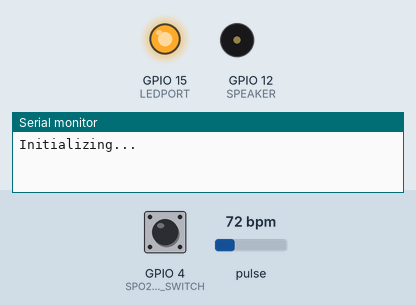
Recording of a sketch running on a simulated ESP32. Shown: output pins drawn as LEDs (lit = HIGH), buzzer (waves = sounding), the last lines printed to the serial monitor. Inputs (shaded band) come from the test bench; at power-on: pulse 72 bpm, GPIO 4 (SPO2_HRM_SWITCH) HIGH. Nothing arrives over Bluetooth unless stated; a phone connects over Bluetooth LE 3 s after start.

Above: at 0.66 s.
At 1.7 s:
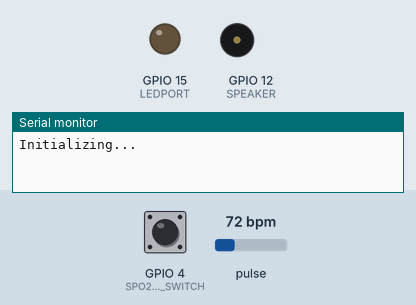
1.8 s: pulse set to 42 bpm
6.2 s: pulse set to 46 bpm
At 7.0 s:
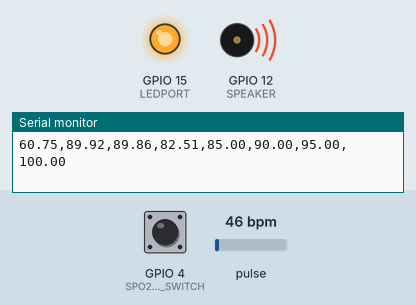
Timing chart, 0 to 18.5 s (numbered marks = the images above; inputs shaded):
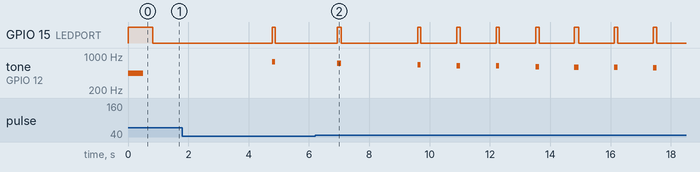

The sketch:

ESP32_MAX30102_simple-SpO2_plotter-BLE.ino
```cpp
// (licence header left out)
#include <Wire.h>
#include "MAX30105.h" //sparkfun MAX3010X library
MAX30105 particleSensor;

//CUSTOM DEFINITION
//#define TFT_DISPLAY // for 320x240 ILI9341 TFT display via SPI
//#define MAX30105 //if you have Sparkfun's MAX30105 breakout board , try #define MAX30105
//#define DEEPSLEEP // TIMEOUT or TOUCH to go to SLEEP for TFT_DISPLAY

#define BLE

#ifdef TFT_DISPLAY
#include "FS.h"
#include <SPI.h>
#include <TFT_eSPI.h>
TFT_eSPI tft = TFT_eSPI();
#endif

#define TIMEOUT 30 //Time out second to sleep
//HARDWARE DEFINITION
#define LED_SOUND_INDICATOR
#define LEDPORT         GPIO_NUM_15
#define SPO2_HRM_SWITCH GPIO_NUM_4
#define SPEAKER         GPIO_NUM_12
#define LCD_BACKLIGHT GPIO_NUM_32
#define WAKEUP_SLEEP GPIO_NUM_33
#define BOOTSOUND 440 //Hz
#define BLIPSOUND 440*2 //Hz A
// beep sounder
#define LEDC_CHANNEL_2     2
#define LEDC_TIMER_13_BIT  13
#define LEDC_BASE_FREQ     5000

#ifdef BLE
#include <BLEDevice.h>
#include <BLEUtils.h>
#include <BLEServer.h>
#include <BLE2902.h>

byte SpO2_data[8] = {0b00000110, 0, 0, 0, 0, 0, 0, 0}; //8bit SpO2 data , no extended data , defined in 0x2A37
bool _BLEClientConnected = false;
#define SpO2Service BLEUUID((uint16_t)0x180D)
BLECharacteristic SpO2MeasurementCharacteristics(BLEUUID((uint16_t)0x2A37), BLECharacteristic::PROPERTY_NOTIFY);
BLEDescriptor SpO2Descriptor(BLEUUID((uint16_t)0x2901));

class MyServerCallbacks : public BLEServerCallbacks {
    void onConnect(BLEServer* pServer) {
      _BLEClientConnected = true;
    };
    void onDisconnect(BLEServer* pServer) {
      _BLEClientConnected = false;
    }
};
/*
  BLE peripheral (server) initialization
*/
void Init_BLE_as_HeartRateMonitor() {
  //  Serial.println("Initializing...BLE as a heart rate monitor service 0x2A37");
  //  Serial.println("Smartphone application for smartphone can be used to monitor SpO2 as bpm");
  BLEDevice::init("simple SpO2 plotter");
  // Create the BLE Server
  BLEServer *pServer = BLEDevice::createServer();
  pServer->setCallbacks(new MyServerCallbacks());
  // Create the BLE Service
  BLEService *pSpO2 = pServer->createService(SpO2Service);
  pSpO2->addCharacteristic(&SpO2MeasurementCharacteristics);
  SpO2Descriptor.setValue("use % instead of BPM");
  SpO2MeasurementCharacteristics.addDescriptor(&SpO2Descriptor);
  SpO2MeasurementCharacteristics.addDescriptor(new BLE2902());
  pServer->getAdvertising()->addServiceUUID(SpO2Service);
  pSpO2->start();
  pServer->getAdvertising()->start();// Start advertising
}
#endif
double aveRed = 0;//DC component of RED signal
double aveIr = 0;//DC component of IR signal
double sumIrRMS = 0; //sum of IR square
double sumRedRMS = 0; // sum of RED square
unsigned int i = 0; //loop counter
#define SUM_CYCLE 100
int Num = SUM_CYCLE ; //calculate SpO2 by this sampling interval
double eSpO2 = 95.0;//initial value of estimated SpO2
double fSpO2 = 0.7; //filter factor for estimated SpO2
double fRate = 0.95; //low pass filter for IR/red LED value to eliminate AC component

#define TIMETOBOOT 3000 // wait for this time(msec) to output SpO2
#define SCALE 88.0 //adjust to display heart beat and SpO2 in Arduino serial plotter at the same time
#define SAMPLING 1 //if you want to see heart beat more precisely , set SAMPLING to 1
#define FINGER_ON 50000 // if ir signal is lower than this , it indicates your finger is not on the sensor
#define MINIMUM_SPO2 80.0
#define MAX_SPO2 100.0
#define MIN_SPO2 80.0
void sleepSensor() {
  //Setup to sense a nice looking saw tooth on the plotter
  byte ledBrightness = 0; //Options: 0=Off to 255=50mA
  byte sampleAverage = 4; //Options: 1, 2, 4, 8, 16, 32
  byte ledMode = 2; //Options: 1 = Red only, 2 = Red + IR, 3 = Red + IR + Green
  //Options: 1 = IR only, 2 = Red + IR on MH-ET LIVE MAX30102 board
  int sampleRate = 200; //Options: 50, 100, 200, 400, 800, 1000, 1600, 3200
  int pulseWidth = 411; //Options: 69, 118, 215, 411
  int adcRange = 16384; //Options: 2048, 4096, 8192, 16384
  // Set up the wanted parameters
  particleSensor.setup(ledBrightness, sampleAverage, ledMode, sampleRate, pulseWidth, adcRange); //Configure sensor with these settings
}

#ifdef TFT_DISPLAY
#define LCD_WIDTH 320
#define LCD_HIGHT 240
#define BOTTOM_IR_SIGNAL 85.0
//#define SCALE_FOR_PULSE 20.0
#define SCALE_FOR_PULSE 15.0
#define TEXT_START_X 30
#define TEXT_START_Y 30
#define FIGURE_OFFSET_Y 70

void gotoSleep() {
  Serial.println("Go to sleep");
  tft.setTextSize(3); tft.setTextColor(TFT_YELLOW);
  tft.setCursor(TEXT_START_X, TEXT_START_Y);
  tft.fillRect(0, 0, LCD_WIDTH, LCD_HIGHT / 2, TFT_BLUE);
  tft.print("Touch screen\r\n");
  tft.print("   to restart");
  sleepSensor();
  delay(3000);
  digitalWrite(LCD_BACKLIGHT, LOW); //LCD backlight off
  esp_deep_sleep_start();//DEEPSLEEP
}

void display(float ir_forGraph, float red_forGraph, double Ebpm, double eSpO2, unsigned int loopCnt) {
  static long noFingerCount = 0;
  unsigned int x; unsigned int y; int temp;
  x = loopCnt % LCD_WIDTH;
  tft.fillRect(x, LCD_HIGHT / 2, 30 , LCD_HIGHT, TFT_BLACK);
  if ( loopCnt % 2 == 0) {
    temp = (int)((ir_forGraph - BOTTOM_IR_SIGNAL) * SCALE_FOR_PULSE);
    y = constrain(temp, 0, (LCD_HIGHT / 2) - 1);
    //  Serial.printf(",%d , %d \r\n", x, y);
    tft.drawLine(x, LCD_HIGHT - 1, x, LCD_HIGHT - y, TFT_WHITE);
  } else {
    temp = (int)((red_forGraph - BOTTOM_IR_SIGNAL) * SCALE_FOR_PULSE);
    y = constrain(temp, 0, (LCD_HIGHT / 2) - 1);
    //  Serial.printf(",%d , %d \r\n", x, y);
    tft.drawLine(x, LCD_HIGHT - 1, x, LCD_HIGHT - y, TFT_RED);
  }  if (loopCnt % Num == 0) {


    if ((int)eSpO2 == (int)MIN_SPO2) {
      tft.fillRect(0, FIGURE_OFFSET_Y, LCD_WIDTH, LCD_HIGHT / 2 - FIGURE_OFFSET_Y , TFT_BLUE);
      tft.setTextSize(3); tft.setTextColor(TFT_RED);
      tft.setCursor(TEXT_START_X, FIGURE_OFFSET_Y);
      tft.print("Finger out");
      //      Serial.println(noFingerCount);
      noFingerCount++;
      if ( noFingerCount > TIMEOUT / 2) gotoSleep(); //TIMEOUT
    } else {
      noFingerCount = 0; //reset noFingerCount
      tft.fillRect(0, FIGURE_OFFSET_Y, LCD_WIDTH, LCD_HIGHT / 2 - FIGURE_OFFSET_Y , TFT_BLUE);
      tft.setTextSize(4); tft.setTextColor(TFT_WHITE);
      tft.setCursor(TEXT_START_X, FIGURE_OFFSET_Y);
      tft.print("  "); tft.print((int)eSpO2); tft.print("  "); tft.print((int)Ebpm);
      tft.print("  ");// in case SpO2>=100 and BMP>=100 , delete last "0" when SpO2<100 or BMP<100

    }
  }
#ifdef DEEPSLEEP
  if ( digitalRead(WAKEUP_SLEEP) == 0) {
    gotoSleep();
  }
#endif
}
#endif
void initSensor() {
  //Setup to sense a nice looking saw tooth on the plotter
  byte ledBrightness = 0x7F; //Options: 0=Off to 255=50mA
  byte sampleAverage = 4; //Options: 1, 2, 4, 8, 16, 32
  byte ledMode = 2; //Options: 1 = Red only, 2 = Red + IR, 3 = Red + IR + Green
  //Options: 1 = IR only, 2 = Red + IR on MH-ET LIVE MAX30102 board
  int sampleRate = 200; //Options: 50, 100, 200, 400, 800, 1000, 1600, 3200
  int pulseWidth = 411; //Options: 69, 118, 215, 411
  int adcRange = 16384; //Options: 2048, 4096, 8192, 16384
  // Set up the wanted parameters
  particleSensor.setup(ledBrightness, sampleAverage, ledMode, sampleRate, pulseWidth, adcRange); //Configure sensor with these settings
}
void setup()
{
  Serial.begin(115200);
  Serial.println("Initializing...");
  // Initialize sensor
  if (!particleSensor.begin(Wire, I2C_SPEED_FAST)) //Use default I2C port, 400kHz speed
  {
    Serial.println("MAX3010X was not found.");
#ifdef MAX30105
    Serial.println("Please check wiring/power at MAX30105 board.");
#else
    Serial.println("Please check wiring/power/solder jumper at MH-ET LIVE MAX30102 board. ");
#endif

#ifdef TFT_DISPLAY
    digitalWrite(LCD_BACKLIGHT, LOW); //LCD backlight off
#endif
    Serial.println("Go to sleep. Bye");
    esp_deep_sleep_start();
  }
#ifdef TFT_DISPLAY
  tft.init();
  tft.setRotation(1);
  tft.fillScreen(TFT_BLACK);
  tft.setTextColor(TFT_WHITE, TFT_BLUE);

  tft.setTextSize(3);
  tft.fillRect(0, 0, LCD_WIDTH, LCD_HIGHT / 2 , TFT_BLUE);
  tft.setTextSize(2); tft.setCursor(0, 3);
  tft.setTextColor(TFT_YELLOW, TFT_BLUE); tft.print(" Simple SpO2 plotter V1.3");

  tft.setCursor(TEXT_START_X, TEXT_START_Y);
  tft.setTextSize(3); tft.setTextColor(TFT_WHITE, TFT_BLUE);
  tft.print("%SpO2   PR bpm");
  Serial.println("TFT_DISPLAY is used");
#endif
  initSensor();

#ifdef BLE
  Init_BLE_as_HeartRateMonitor();
#endif
  pinMode(SPO2_HRM_SWITCH, INPUT_PULLUP);
#ifdef LED_SOUND_INDICATOR
  pinMode(LEDPORT, OUTPUT);
  digitalWrite(LEDPORT, HIGH);

  pinMode(SPEAKER, OUTPUT);
  ledcSetup(LEDC_CHANNEL_2, LEDC_BASE_FREQ, LEDC_TIMER_13_BIT) ;
  ledcAttachPin(SPEAKER, LEDC_CHANNEL_2) ;
  tone(BOOTSOUND); delay(500); noTone();
#endif

#ifdef DEEPSLEEP
  // GPIO33 is used to wakeup ESP32
  Serial.println("sleep and wakeup by touching LCD panel");
  pinMode(WAKEUP_SLEEP, INPUT_PULLUP);
  pinMode(LCD_BACKLIGHT, OUTPUT);
  digitalWrite(LCD_BACKLIGHT, HIGH); //LCD backlight
  esp_sleep_enable_ext0_wakeup(WAKEUP_SLEEP, LOW);
#endif
}

void tone(int freq)
{
  ledcWriteTone(LEDC_CHANNEL_2, freq) ;
}
void noTone()
{
  ledcWriteTone(LEDC_CHANNEL_2, 0.0) ;
}
//
// Heart Rate Monitor by interval of zero crossing at falling edge
// max 180bpm - min 45bpm
#define FINGER_ON 50000 // if ir signal is lower than this , it indicates your finger is not on the sensor
#define LED_PERIOD 100 // light up LED for this period in msec when zero crossing is found for filtered IR signal
#define MAX_BPS 180
#define MIN_BPS 45
double HRM_estimator( double fir , double aveIr)
{
  static double fbpmrate = 0.95; // low pass filter coefficient for HRM in bpm
  static uint32_t crosstime = 0; //falling edge , zero crossing time in msec
  static uint32_t crosstime_prev = 0;//previous falling edge , zero crossing time in msec
  static double bpm = 60.0;
  static double ebpm = 60.0;
  static double eir = 0.0; //estimated lowpass filtered IR signal to find falling edge without notch
  static double firrate = 0.85; //IR filter coefficient to remove notch , should be smaller than fRate
  static double eir_prev = 0.0;


  // Heart Rate Monitor by finding falling edge
  eir = eir * firrate + fir * (1.0 - firrate); //estimated IR : low pass filtered IR signal
  if ( ((eir - aveIr) * (eir_prev - aveIr) < 0 ) && ((eir - aveIr) < 0.0)) { //find zero cross at falling edge
    crosstime = millis();//system time in msec of falling edge
    //Serial.print(crosstime); Serial.print(","); Serial.println(crosstime_prev);
    if ( ((crosstime - crosstime_prev ) > (60 * 1000 / MAX_BPS)) && ((crosstime - crosstime_prev ) < (60 * 1000 / MIN_BPS)) ) {
      bpm = 60.0 * 1000.0 / (double)(crosstime - crosstime_prev) ; //get bpm
      //   Serial.println("crossed");
      ebpm = ebpm * fbpmrate + (1.0 - fbpmrate) * bpm;//estimated bpm by low pass filtered
#ifdef LED_SOUND_INDICATOR
      if (aveIr > FINGER_ON) {
        digitalWrite(LEDPORT, HIGH);
        tone(BLIPSOUND - (100.0 - eSpO2) * 10.0); //when SpO2=80% BLIPSOUND drops 200Hz to indicate anormaly
      }
#endif
    } else {
      //Serial.println("faild to find falling edge");
    }
    crosstime_prev = crosstime;
  }
  eir_prev = eir;
#ifdef LED_SOUND_INDICATOR
  if (millis() > (crosstime + LED_PERIOD)) {
    if ( aveIr > FINGER_ON ) {
      digitalWrite(LEDPORT, LOW);
      noTone();
    }
  }
#endif
  return (ebpm);
}

unsigned int loopCnt = 0;
void loop()
{
  uint32_t ir, red ;//raw data
  double fred, fir; //floating point RED ana IR raw values
  double SpO2 = 0; //raw SpO2 before low pass filtered
  double Ebpm;//estimated Heart Rate (bpm)

  particleSensor.check(); //Check the sensor, read up to 3 samples

  while (particleSensor.available()) {//do we have new data

#ifdef MAX30105
    red = particleSensor.getFIFORed(); //Sparkfun's MAX30105
    ir = particleSensor.getFIFOIR();  //Sparkfun's MAX30105
#else
    red = particleSensor.getFIFOIR(); //why getFOFOIR output Red data by MAX30102 on MH-ET LIVE breakout board
    ir = particleSensor.getFIFORed(); //why getFIFORed output IR data by MAX30102 on MH-ET LIVE breakout board
#endif
    i++; loopCnt++;
    fred = (double)red;
    fir = (double)ir;
    aveRed = aveRed * fRate + (double)red * (1.0 - fRate);//average red level by low pass filter
    aveIr = aveIr * fRate + (double)ir * (1.0 - fRate); //average IR level by low pass filter
    sumRedRMS += (fred - aveRed) * (fred - aveRed); //square sum of alternate component of red level
    sumIrRMS += (fir - aveIr) * (fir - aveIr);//square sum of alternate component of IR level

    Ebpm = HRM_estimator(fir, aveIr); //Ebpm is estimated BPM

    if ((i % SAMPLING) == 0) {//slow down graph plotting speed for arduino Serial plotter by decimation
      if ( millis() > TIMETOBOOT) {
//        float ir_forGraph = (2.0 * fir - aveIr) / aveIr * SCALE;
//        float red_forGraph = (2.0 * fred - aveRed) / aveRed * SCALE;
        float ir_forGraph = 2.0 * (fir - aveIr) / aveIr * SCALE + (MIN_SPO2 + MAX_SPO2) / 2.0;
        float red_forGraph = 2.0 * (fred - aveRed) / aveRed * SCALE + (MIN_SPO2 + MAX_SPO2) / 2.0;
        //trancation to avoid Serial plotter's autoscaling
        if ( ir_forGraph > MAX_SPO2) ir_forGraph = MAX_SPO2;
        if ( ir_forGraph < MIN_SPO2) ir_forGraph = MIN_SPO2;
        if ( red_forGraph > MAX_SPO2 ) red_forGraph = MAX_SPO2;
        if ( red_forGraph < MIN_SPO2 ) red_forGraph = MIN_SPO2;
        //        Serial.print(red); Serial.print(","); Serial.print(ir);Serial.print(".");
        if ( ir < FINGER_ON) eSpO2 = MINIMUM_SPO2; //indicator for finger detached
#define PRINT
#ifdef PRINT
        //Serial.print(bpm);// raw Heart Rate Monitor in bpm
        //Serial.print(",");
        Serial.print(Ebpm);// estimated Heart Rate Monitor in bpm
        Serial.print(",");
        //        Serial.print(Eir - aveIr);
        //        Serial.print(",");
        Serial.print(ir_forGraph); // to display pulse wave at the same time with SpO2 data
        Serial.print(","); Serial.print(red_forGraph); // to display pulse wave at the same time with SpO2 data
        Serial.print(",");
        Serial.print(eSpO2); //low pass filtered SpO2
        Serial.print(","); Serial.print(85.0); //reference SpO2 line
        Serial.print(","); Serial.print(90.0); //warning SpO2 line
        Serial.print(","); Serial.print(95.0); //safe SpO2 line
        Serial.print(","); Serial.println(100.0); //max SpO2 line

#else
        Serial.print(fred); Serial.print(",");
        Serial.print(aveRed); Serial.println();
        //    Serial.print(fir);Serial.print(",");
        //   Serial.print(aveIr);Serial.println();
#endif
#ifdef TFT_DISPLAY
        display(ir_forGraph, red_forGraph, Ebpm, eSpO2, loopCnt);
#endif
      }
    }
    if ((i % Num) == 0) {
      double R = (sqrt(sumRedRMS) / aveRed) / (sqrt(sumIrRMS) / aveIr);
      // Serial.println(R);
      //#define MAXIMREFDESIGN
#ifdef MAXIMREFDESIGN
      //https://github.com/MaximIntegratedRefDesTeam/RD117_ARDUINO/blob/master/algorithm.h
      //uch_spo2_table is approximated as  -45.060*ratioAverage* ratioAverage + 30.354 *ratioAverage + 94.845 ;
      SpO2 = -45.060 * R * R + 30.354 * R + 94.845 ;
      //      SpO2 = 104.0 - 17.0*R; //from MAXIM Integrated https://pdfserv.maximintegrated.com/en/an/AN6409.pdf
#else
#define OFFSET 0.0
      SpO2 = -23.3 * (R - 0.4) + 100 - OFFSET ; //http://ww1.microchip.com/downloads/jp/AppNotes/00001525B_JP.pdf
      if (SpO2 > 100.0 ) SpO2 = 100.0;
#endif
      eSpO2 = fSpO2 * eSpO2 + (1.0 - fSpO2) * SpO2;//low pass filter
      //  Serial.print(SpO2);Serial.print(",");Serial.println(eSpO2);
#ifdef BLE

      if ( ir < FINGER_ON) {
        eSpO2 = MINIMUM_SPO2; //indicator for finger detached
      }
      if ( digitalRead(SPO2_HRM_SWITCH) == LOW) {
        SpO2_data[1] = (byte)Ebpm;
      } else {
        SpO2_data[1] = (byte)eSpO2;
      }
      SpO2_data[2] =  0x00;
      SpO2MeasurementCharacteristics.setValue(SpO2_data, 2);
      SpO2MeasurementCharacteristics.notify();
#endif
      sumRedRMS = 0.0; sumIrRMS = 0.0; i = 0;//reset mean square at every interval
      break;
    }
    particleSensor.nextSample(); //We're finished with this sample so move to next sample
    //Serial.println(SpO2);
  }

}
```
